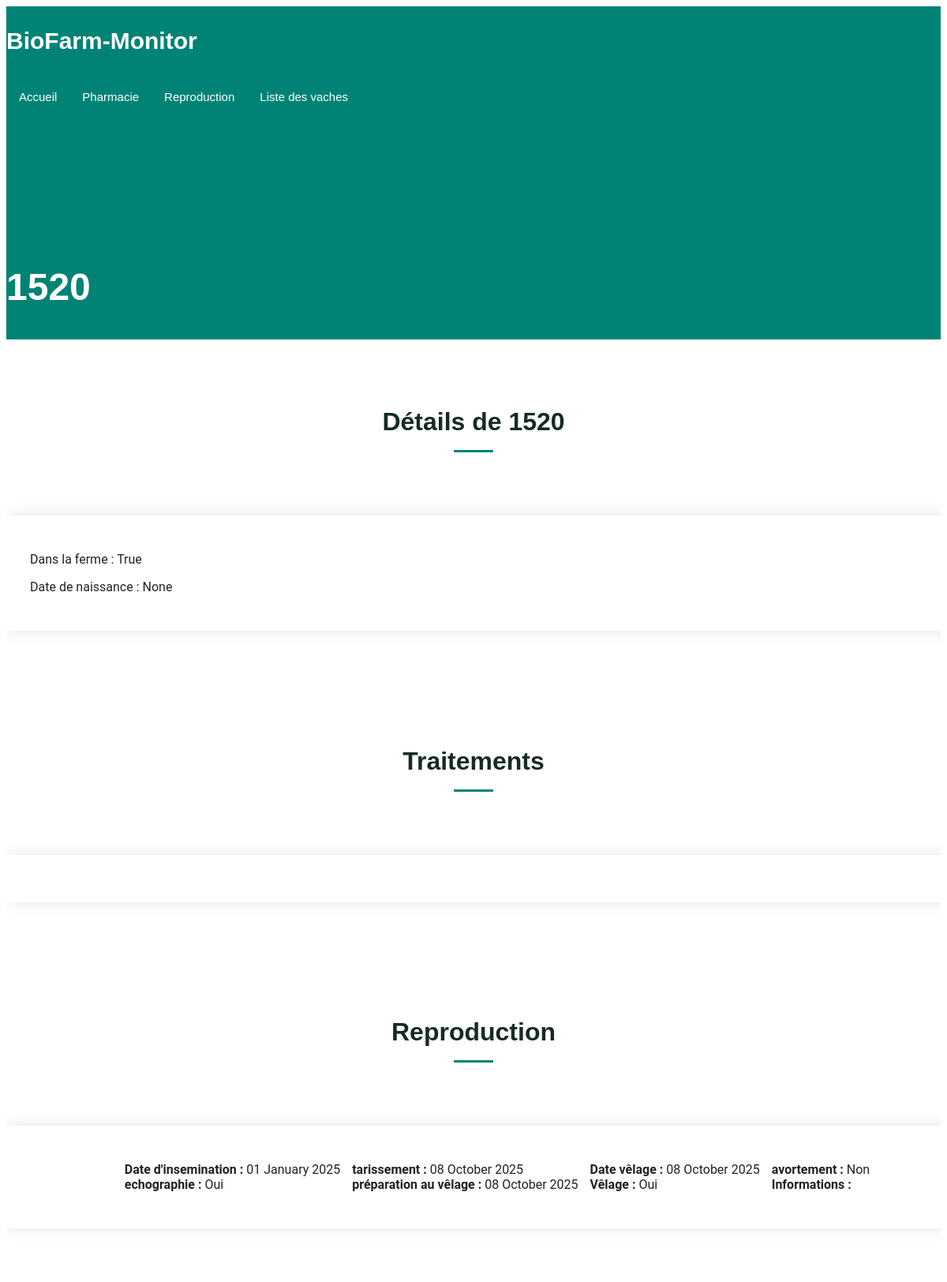
The page /cow_liste/view_cow/1520 on the database its author committed.
### web_app/models.py (models this page shows, shortened)
class Cow(db.Model):
    id = Column(Integer, primary_key=True)  # numero Vache
    cow_cares = Column(MutableList.as_mutable(PickleType), default=list, nullable=False)
    info = Column(MutableList.as_mutable(PickleType), default=list, nullable=False)
    in_farm = Column(Boolean)  # faux si vache sortie expoitation
    born_date = Column(DATE)  # date de naissance de la vache
    reproduction = Column(
        MutableList.as_mutable(PickleType), default=list, nullable=False
    )

### web_app/views.py (the view)
@app.route("/cow_liste/view_cow/<int:cow_id>", methods=["GET", "POST"])
def view_cow(cow_id):
    if cow := CowUntils.get_cow(cow_id=cow_id):
        print("🐄 Vache récupérée :", cow)
        return render_template("cow_details.html", cow=cow)
    else:
        return "Vache introuvable", 404

### web_app/fonction.py (called while the page is built)
def strftime(date: date) -> str:
    return date.strftime('%d %B %Y')

def format_bool_fr(value: bool, true_str="Oui", false_str="Non") -> str:
    return true_str if value else false_str

### web_app/models.py (called while the page is built)
    @staticmethod
    def get_cow(cow_id: int) -> Cow:
        if cow := Cow.query.get(cow_id):
            return cow
        raise ValueError(f"Cow with ID {cow_id} not found")

### web_app/templates/cow_details.html (shortened to what this page needs)
{% extends 'base.html' %}
{% block body_class %}
  index-page
{% endblock %}
{% block page_title %}
  {{cow.id}}
{% endblock %}
{% block content %}
  <section id='cow_details' class='contact section'>
    <div class="container section-title">
      <h2>Détails de {{ cow.id }}</h2>
    </div>
    <div class='php-email-form'>
        <p>Dans la ferme : {{ cow.in_farm }}</p>
        <p>Date de naissance : {{ cow.born_date }}</p>
    </div>
  </section>
  <section id='cow_cares' class='contact section'>
    <div class="container section-title">
      <h2>Traitements</h2>
    </div>
    <div class='php-email-form'>
    </div>
  </section>
  <section id='calving' class='contact section'>
    <div class="container section-title">
      <h2>Reproduction</h2>
    </div>
    <div class='php-email-form'>
      {% for repro_item in cow.reproduction %}
        {% if repro_item %}
          {% set repro, info = repro_item %}
          {% if repro['insemination'] %}
          <div class="row gy-4">
            <div class="col-12">
              <p>
                <strong>Date d'insemination :</strong> {{ strftime(repro['insemination']) }}<br>
                <strong>echographie :</strong> {{ format_bool_fr(repro['ultrasound']) }}
              </p>
            </div>
            <div class="col-md-6">
              <p>
                <strong>tarissement :</strong> {{ strftime(repro['dry']) }}<br>
                <strong>préparation au vêlage :</strong> {{ strftime(repro['calving_preparation']) }}
              </p>
            </div>
            <div class="col-md-6">
              <p>
                <strong>Date vêlage :</strong> {{ strftime(repro['calving_date']) }}<br>
                <strong>Vêlage :</strong> {{ format_bool_fr(repro['calving']) }}
              </p>
            </div>
            <div class="col-md-6">
              <p>
                <strong>avortement :</strong> {{ format_bool_fr(repro['abortion']) }}<br>
                <strong>Informations :</strong> {{ info }}
              </p>
            </div>
          </div>
          {% endif %}
        {% endif %}
      {% endfor %}
    </div>
  </section>
{% endblock %}

### web_app/static/css/main.css (style rules this page uses)
:root { --default-font: "Roboto", system-ui, -apple-system, "Segoe UI", Roboto, "Helvetica Neue", Arial, "Noto Sans", "Liberation Sans", sans-serif, "Apple Color Emoji", "Segoe UI Emoji", "Segoe UI Symbol", "Noto Color Emoji"; --heading-font: "Montserrat", sans-serif; --nav-font: "Poppins", sans-serif; }
:root { --background-color: #ffffff; --default-color: #222222; --heading-color: #172a28; --accent-color: #008374; --surface-color: #ffffff; --contrast-color: #ffffff; }
:root { --nav-color: #ffffff; --nav-hover-color: #008374; --nav-mobile-background-color: #ffffff; --nav-dropdown-background-color: #ffffff; --nav-dropdown-color: #01433c; --nav-dropdown-hover-color: #008374; }
:root { scroll-behavior: smooth; }
body { color: var(--default-color); background-color: var(--background-color); font-family: var(--default-font); }
h1, h2, h3, h4, h5, h6 { color: var(--heading-color); font-family: var(--heading-font); }
.php-email-form .row.gy-4 { display: flex; justify-content: center; align-items: center; gap: 15px; flex-wrap: nowrap; }
.php-email-form .col-md-6, .php-email-form .col-md-12.text-center { flex: none; width: auto; margin-bottom: 0; }
section, .section { color: var(--default-color); background-color: var(--background-color); padding: 60px 0; scroll-margin-top: 112px; overflow: clip; }
.section-title { text-align: center; padding-bottom: 60px; position: relative; }
.section-title h2 { font-size: 32px; font-weight: 700; margin-bottom: 20px; padding-bottom: 20px; position: relative; }
.section-title h2:after { content: ""; position: absolute; display: block; width: 50px; height: 3px; background: var(--accent-color); left: 0; right: 0; bottom: 0; margin: auto; }
.contact .php-email-form { background-color: var(--surface-color); box-shadow: 0px 0px 20px rgba(0, 0, 0, 0.1); width: 100%; height: 100%; padding: 30px; }

### rows shown on the page
Cow: id "1520", in_farm "True", born_date "None"

### other values the page prints
{{ strftime(repro['insemination']) }} "01 January 2025"
{{ strftime(repro['dry']) }} "08 October 2025"
{{ strftime(repro['calving_preparation']) }} "08 October 2025"
{{ strftime(repro['calving_date']) }} "08 October 2025"
